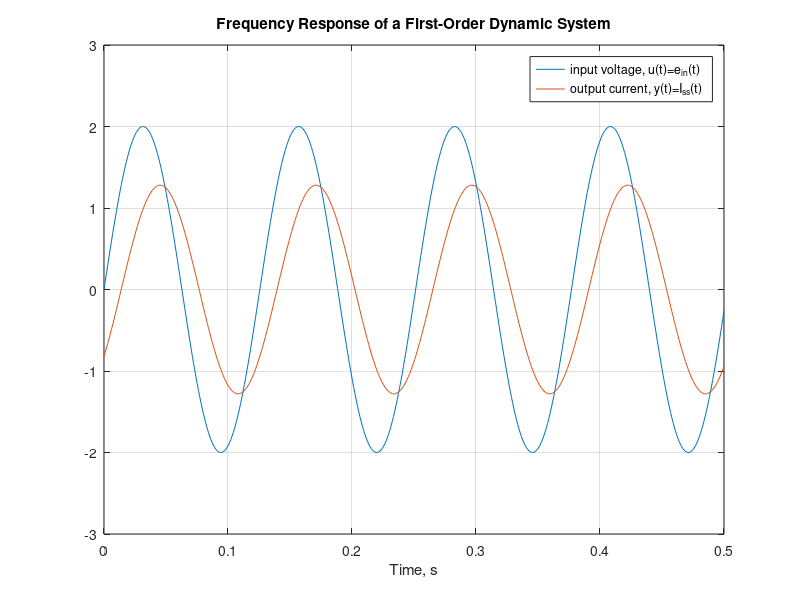

The MATLAB script that drew this image:
% %%%%%%%%%%%%%%%%%%%%%%%%%%%%%%%%%%%%%%%%%%%%%%%%%%%%%%%%%%%%%%%%%%%%%%% %
% Course: System Dynamics and Control                       ME 3030-21 WI19
% Author: Prof. M Diaz-Maldonado                          Date: Dec/26/2019
% %%%%%%%%%%%%%%%%%%%%%%%%%%%%%%%%%%%%%%%%%%%%%%%%%%%%%%%%%%%%%%%%%%%%%%% %
% Synopsis:
% Plots the frequency response of a RL-Circuit (first-order dynamic
% system). Reproduces figure 9.6 of Kluever's textbook.
% %%%%%%%%%%%%%%%%%%%%%%%%%%%%%%%%%%%%%%%%%%%%%%%%%%%%%%%%%%%%%%%%%%%%%%% %
clear;
close all;
clc;

% %%%%%%%%%%%%%%%%%%%%%%%%%%%%%%%%%%%%%%%%%%%%%%%%%%%%%%%%%%%%%%%%%%%%%%% %
% system parameters:
% resistance, Omhs
R = 1.2;
% inductance, Henries 
L = 0.02;
% system time constant (first-order dynamic system), seconds
tau = L/R;
% %%%%%%%%%%%%%%%%%%%%%%%%%%%%%%%%%%%%%%%%%%%%%%%%%%%%%%%%%%%%%%%%%%%%%%% %


% %%%%%%%%%%%%%%%%%%%%%%%%%%%%%%%%%%%%%%%%%%%%%%%%%%%%%%%%%%%%%%%%%%%%%%% %
% sinusiod input (voltage source)
% e_in(t) = U0 sin(wt)
% input amplitude, V
U0 = 2; 
b = 1/R; %(input current amplitude) 
% input frequency, rad/s
omega = 50;
% %%%%%%%%%%%%%%%%%%%%%%%%%%%%%%%%%%%%%%%%%%%%%%%%%%%%%%%%%%%%%%%%%%%%%%% %


% %%%%%%%%%%%%%%%%%%%%%%%%%%%%%%%%%%%%%%%%%%%%%%%%%%%%%%%%%%%%%%%%%%%%%%% %
% characterizes the frequency response (amplitude and phase angle):
% steady-state frequency response solution:
%
%                   y_ss(t) = A cos(wt) + B sin(wt)
%
% steady-state solution constants (obtained analytically):
A = -tau*omega * (b * U0) / (1 + (tau*omega)^2);
B = (b * U0) / (1 + (tau*omega)^2);
% Amplitude, K, expression obtained from the trigonometric identity:
%
%         A cos(theta) + B sin(theta) = K sin(theta + phi),
% 
% where K = sqrt(A^2 + B^2), and phi = atan(A/B);
%
% NOTE:
% Identity holds for phase angles: -pi/2 < phi < pi/2.
%
% amplitude of frequency response
K = sqrt(A^2 + B^2);
% Phase Angle, phi, for a sinusoid response:    y_ss(t) = K sin(wt + phi)
phi = atan(A/B);  
% %%%%%%%%%%%%%%%%%%%%%%%%%%%%%%%%%%%%%%%%%%%%%%%%%%%%%%%%%%%%%%%%%%%%%%% %


% %%%%%%%%%%%%%%%%%%%%%%%%%%%%%%%%%%%%%%%%%%%%%%%%%%%%%%%%%%%%%%%%%%%%%%% %
% plot the sinusoid input and the frequency response on the same figure
t = linspace(0,0.5,500);
f = U0 * sin(omega*t);
y_ss = K * sin(omega*t + phi);
plot(t,f,t,y_ss); hold on;

legend('input voltage, u(t)=e_{in}(t)', 'output current, y(t)=I_{ss}(t)');
xlabel('Time, s');
ylim([-3, 3]);
grid on;
title('Frequency Response of a First-Order Dynamic System')
% %%%%%%%%%%%%%%%%%%%%%%%%%%%%%%%%%%%%%%%%%%%%%%%%%%%%%%%%%%%%%%%%%%%%%%% %
 